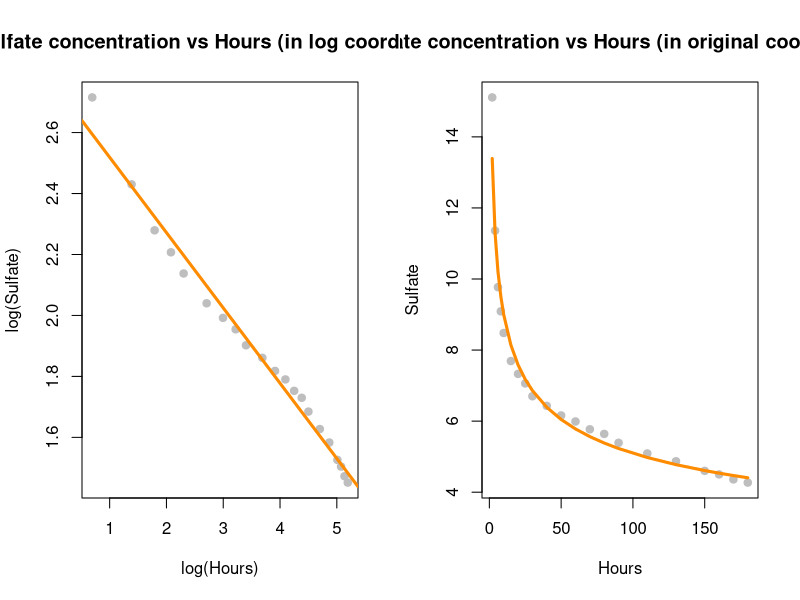
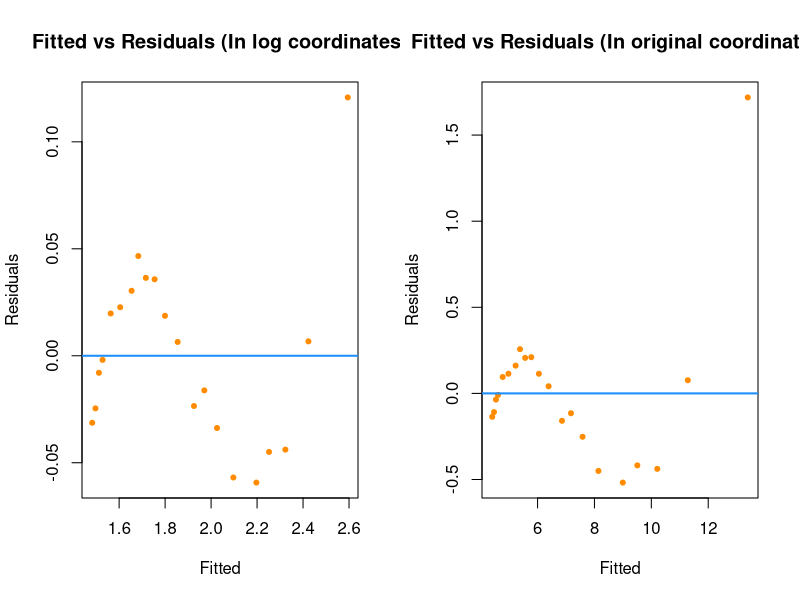
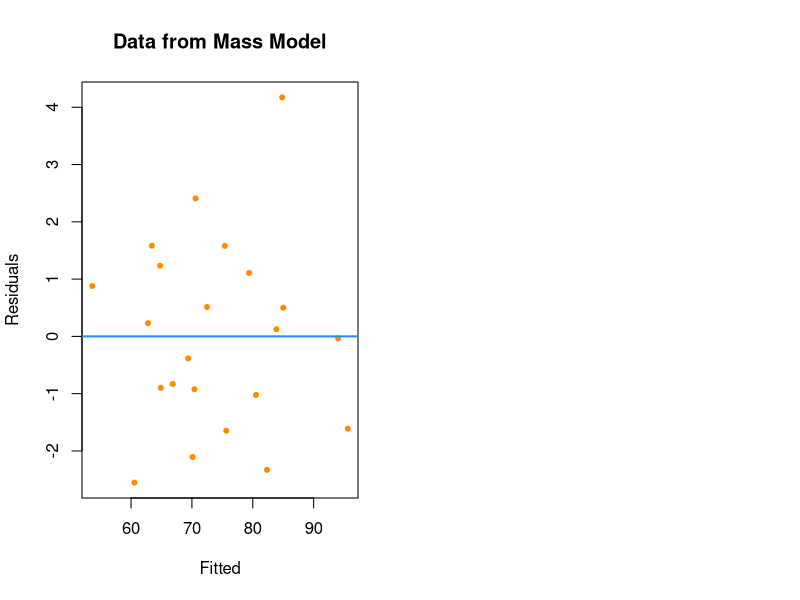
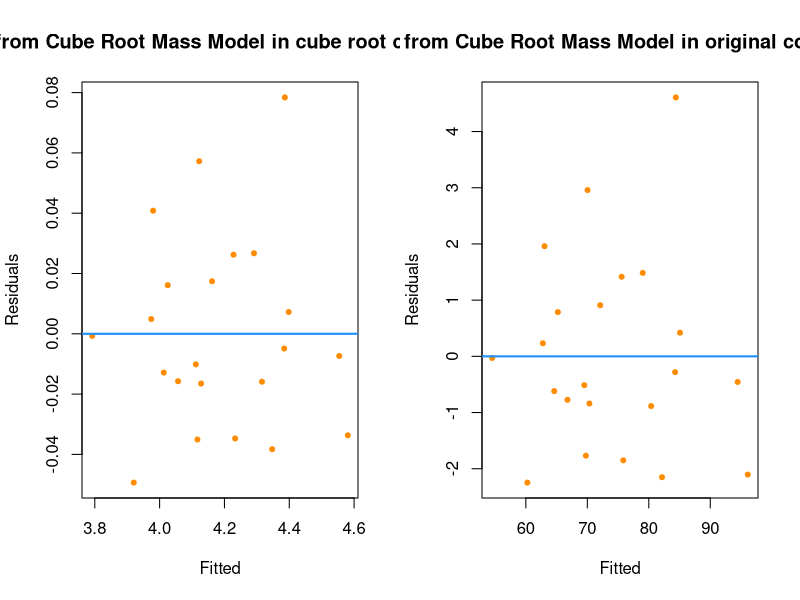
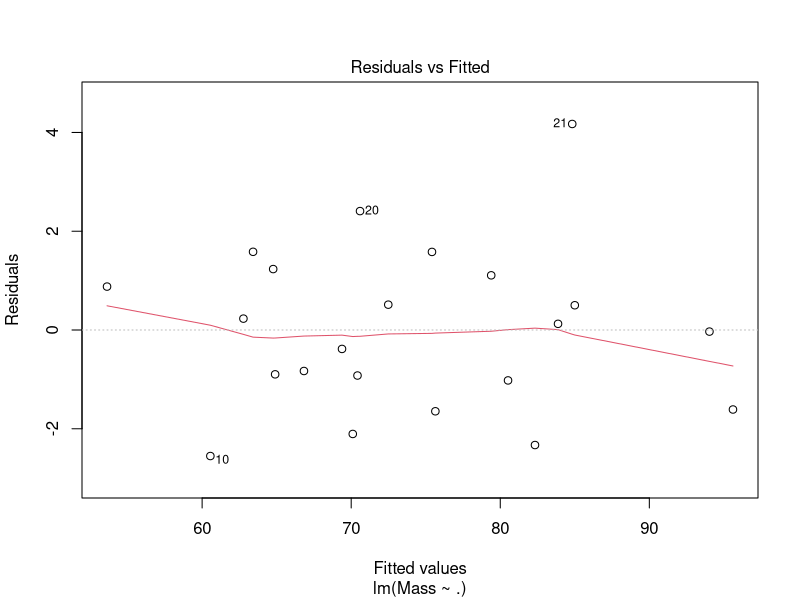
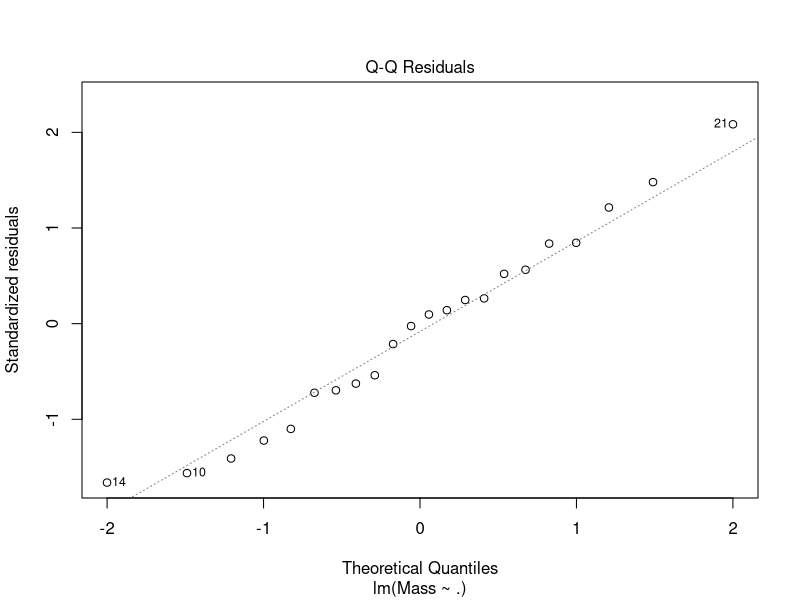
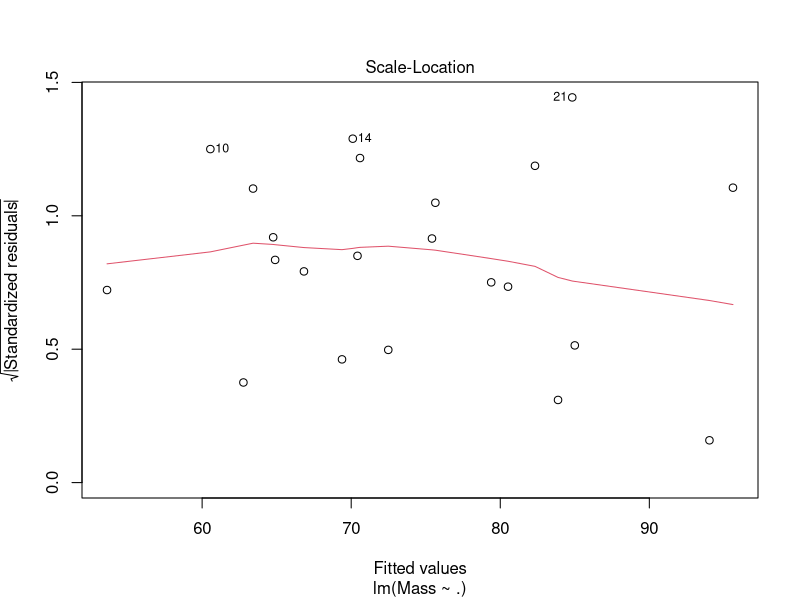
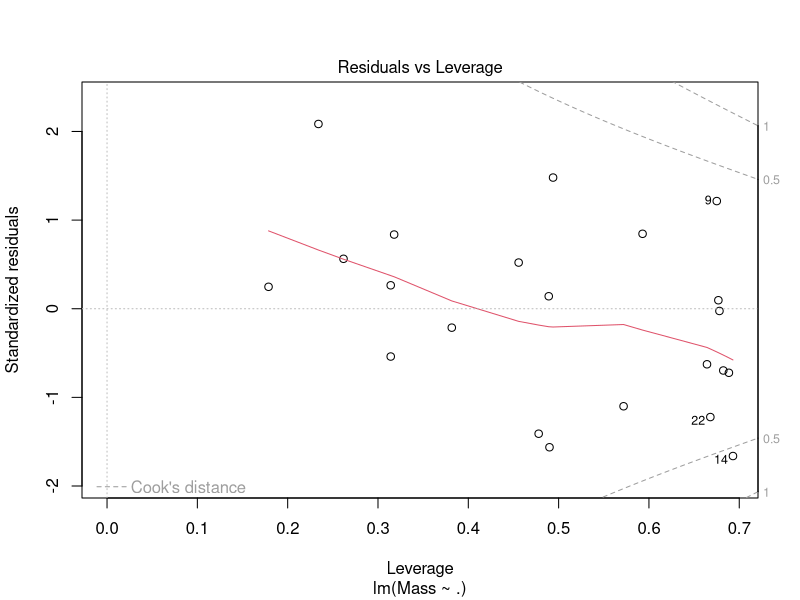

Write R code to recreate these figures, in order. (Note: this script raises an error after producing the figures.)


# load required packages
library(gridExtra)
library(caret)
library(data.table)
library(dplyr)
library(readxl)
library(lmtest)
library(readr)
library(glmnet)
library(MASS)
library(GGally)


# PROBLEM 1 

# reading the data
bs_data <- read_csv("blood_sulphate.csv")
bs_data <- as.data.frame(bs_data)

bs_log_model <- lm(log(Sulfate) ~ log(Hours), data = bs_data)


# PART A 
# display in log coordinates - data points and regression line
par(mfrow = c(1, 2))
plot(log(Sulfate) ~ log(Hours), data = bs_data, col = "grey", pch = 20, cex = 1.5,
     main = "Sulfate concentration vs Hours (in log coordinates)")
abline(bs_log_model, col="darkorange", lwd=3)


# PART B 
# display in original coordinates - data points and regression curve (working code)
plot(Sulfate ~ Hours, data = bs_data, col = "grey", pch = 20, cex = 1.5,
     main = "Sulfate concentration vs Hours (in original coordinates)")
pred <- predict(bs_log_model,type="r")
lines(bs_data$Hours,exp(pred),col="darkorange",lwd=3)


# PART C 
# fitted vs residuals - log coordinates
par(mfrow = c(1, 2))
plot(fitted(bs_log_model), resid(bs_log_model), col = 'darkorange',pch = 20,xlab = "Fitted", 
     ylab = "Residuals", main = "Fitted vs Residuals (In log coordinates)")
abline(h = 0, col ="dodgerblue", lwd = 2)


# fitted vs residuals - original coordinates
res <- bs_data$Sulfate - exp(pred)
fit <- exp(pred)

plot(fit, res, col = 'darkorange',pch = 20,xlab = "Fitted", 
     ylab = "Residuals", main = "Fitted vs Residuals (In original coordinates)")
abline(h = 0, col ="dodgerblue", lwd = 2)


# PART D
# some r squared calculations to justify why model is good. full details are in written report
summary(bs_log_model)$r.squared
summary(bs_log_model)$adj.r.squared



# PROBLEM 2
# load the data
mass_dt <- read_csv("mass.csv")

# PART A
# build the linear model
mass_model <- lm(Mass ~ ., data = mass_dt)

#fitted vs residuals plot
plot(fitted(mass_model), resid(mass_model), col = 'darkorange',pch = 20,xlab = "Fitted", 
     ylab = "Residuals", main = "Data from Mass Model")
abline(h = 0, col ="dodgerblue", lwd = 2)


# PART B
mass_cr_model <- lm(Mass^(1/3) ~ ., data = mass_dt)

# plot fitted vs residuals in cube root coordinates
par(mfrow = c(1, 2))
plot(fitted(mass_cr_model), resid(mass_cr_model), col = 'darkorange',pch = 20,xlab = "Fitted", 
     ylab = "Residuals", main = "Data from Cube Root Mass Model in cube root coordinate")
abline(h = 0, col ="dodgerblue", lwd = 2)

# plot fitted vs resoduals in original coordinates
pred <- predict(mass_cr_model)
res <- mass_dt$Mass - (pred)^3
fit <- (pred)^3
plot(fit, res, col = 'darkorange',pch = 20,xlab = "Fitted", 
     ylab = "Residuals", main = "Data from Cube Root Mass Model in original coordinate")
abline(h = 0, col ="dodgerblue", lwd = 2)


# PART C - EXPLANATION
# some calculation for r squared, adjusted r squared for justification. full details are in written report

# for simple mass model
summary(mass_model)$r.squared
summary(mass_model)$adj.r.squared


rss_mass <- c(crossprod(mass_model$residuals))
mse_mass <- rss_mass / length(mass_model$residuals)
rmse_mass <- sqrt(mse_mass)

# for cube root mass model (after back transformation)
# r squared
r2 <- cor(mass_dt$Mass, (pred)^3)^2

# adjusted r squared
n <- nrow(mass_dt)
p <- 10 # number of predictors
adjR <- 1-(1-r2) * ((n-1) / (n-p-1))

# rmse
rss_mass_cr <- c(crossprod(mass_dt$Mass - (pred)^3))
mse_mass_cr <- rss_mass_cr / length(mass_cr_model$residuals)
rmse_mass_cr <- sqrt(mse_mass_cr)
                 
summary(mass_model)
summary(mass_cr_model)

# standardized residual plots for both model for comparison
par(mfrow = c(1,1))
plot(mass_model)
plot(mass_cr_model)



# PROBLEM 3 
# PART A
# load the dataset
abalone <- read_csv("abalone.csv")

# since the age is calculated by adding 1.5 (a constant) to the response variable rings, we will add 1.5 to 
# rings variable and treat it as age in data
abalone$Rings <- abalone$Rings + 1.5

abalone_model1 <- lm(Rings ~ . - Sex, data = abalone )

par(mfrow = c(2, 2))
#fitted vs residuals
plot(fitted(abalone_model1), resid(abalone_model1), col = 'darkorange',pch = 20,xlab = "Fitted", 
     ylab = "Residuals", main = "Data from Abalone Model (without 'Sex' predictor)")
abline(h = 0, col ="dodgerblue", lwd = 2)


# PART B
is.factor(abalone$Sex)
abalone$Sex <- as.factor(abalone$Sex)

abalone_model2 <- lm(Rings ~ ., data = abalone)
summary(abalone_model2)$r.squared

#fitted vs residuals
plot(fitted(abalone_model2), resid(abalone_model2), col = 'darkorange',pch = 20,xlab = "Fitted", 
     ylab = "Residuals", main = "Fitted vs Residual from Abalone Model (with 'Sex' predictor)")
abline(h = 0, col ="dodgerblue", lwd = 2)


# PART C
abalone_log_model1 <- lm(log(Rings) ~ . -Sex, data = abalone)

#fitted vs residuals
pred <- predict(abalone_log_model1)
res <- abalone$Rings - exp(pred)
fit <- exp(pred)

plot(fit, res, col = 'darkorange',pch = 20,xlab = "Fitted", 
     ylab = "Residuals", main = "Fitted vs Residual from log Abalone log Model (without Sex' Predictor)")
abline(h = 0, col ="dodgerblue", lwd = 2)


# PART D
abalone_log_model2 <- lm(log(Rings) ~ ., data = abalone)

#fitted vs residuals
pred <- predict(abalone_log_model2)
res <- abalone$Rings - exp(pred)
fit <- exp(pred)


plot(fit, res, col = 'darkorange',pch = 20,xlab = "Fitted", 
     ylab = "Residuals", main = "Fitted vs Residual from log Abalone log Model (with 'gender'Sex' predictor)")
abline(h = 0, col ="dodgerblue", lwd = 2)


# PART E
# standardized residual plots for both model for comparison
par(mfrow = c(1,1))
plot(abalone_model1)
plot(abalone_model2)
plot(abalone_log_model1)
plot(abalone_log_model2)


# pairs plot for abalone dataset
ggpairs(abalone, aes(colour = Sex, alpha = 0.8), title="Pairs plot for abalone dataset") + 
  theme_grey(base_size = 8)

# PART F
# glmnet
abalone_dm <- data.matrix(abalone)
x_var_no_gender <- abalone_dm[,2:8]
x_var_gender <- abalone_dm[,1:8]
y_var <- abalone_dm[,9]
log_y_var <- log(abalone_dm[,9]) 

# fit glm with all predictors but gender
glm_model_no_gender <- cv.glmnet(x_var_no_gender,y_var, alpha = 0)

# fit glm with all predictors 
glm_model_with_gender <- cv.glmnet(x_var,y_var, alpha = 0)


# fit glm with log response and all predictors but gender
glm_model_log_no_gender <- cv.glmnet(x_var_no_gender,log_y_var, alpha = 0)


# fit glm with log response and all predictors 
glm_model_log_with_gender <- cv.glmnet(x_var_gender,log_y_var, alpha = 0)


# plot all the glm graphs
par(mfrow = c(2, 2))
plot(glm_model_no_gender)
plot(glm_model_with_gender)
plot(glm_model_log_no_gender)
plot(glm_model_log_with_gender)

# calculate lambda values at which we get minimum cross-validated error
glm_model_no_gender$lambda.min
glm_model_with_gender$lambda.min
glm_model_log_no_gender$lambda.min
glm_model_log_with_gender$lambda.min

# min prediction error 
glm_model_no_gender$lambda.1se
glm_model_with_gender$lambda.1se
glm_model_log_no_gender$lambda.1se
glm_model_log_with_gender$lambda.1se


# calculating r squared for all glmnet models for comparison
r2_no_gender_a <- summary(abalone_model1)$r.squared
r2_gender_b <- summary(abalone_model2)$r.squared

# for log models calculate from back tranformation
pred <- predict(abalone_log_model1)
r2_log_no_gender_c <- cor(abalone$Rings,exp(pred))^2

pred <- predict(abalone_log_model2)
r2_log_gender_d <- cor(abalone$Rings,exp(pred))^2


# calculate r squared for glm models
pred <- predict(glm_model_no_gender, newx = x_var_no_gender, s = "lambda.1se")
r2_no_gender <- cor(y_var,pred)^2

pred <- predict(glm_model_with_gender, newx = x_var, s = "lambda.1se")
r2_gender <- cor(y_var,pred)^2

pred <- predict(glm_model_log_no_gender, newx = x_var_no_gender, s = "lambda.1se")
r2_log_no_gender <- cor(y_var, exp(pred))^2

pred <- predict(glm_model_log_with_gender, newx = x_var, s = "lambda.1se")
r2_log_gender <- cor(y_var, exp(pred))^2


